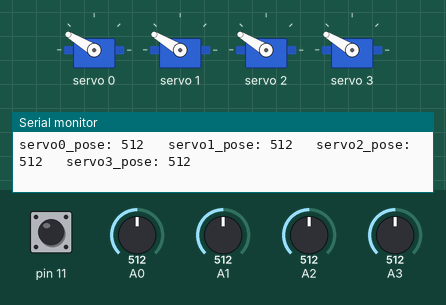
A sketch run on a simulated Arduino Uno, built with avr-gcc and run on an emulated ATmega328P. Shown: 4 × servo, the last lines printed to the serial monitor. The inputs (shaded band) are chosen by the test bench; at power-on: A0 = 512, A1 = 512, A2 = 512, A3 = 512, pin 11 HIGH.

Above: at 1.2 s.
1.3 s: A0 set to 538
At 3.0 s:
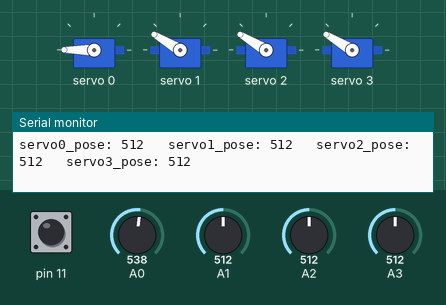
4.3 s: A1 set to 490
At 4.7 s:
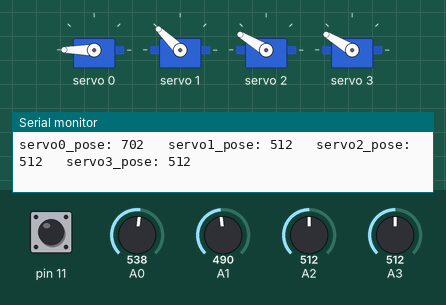
7.3 s: A2 set to 541
At 9.85 s:
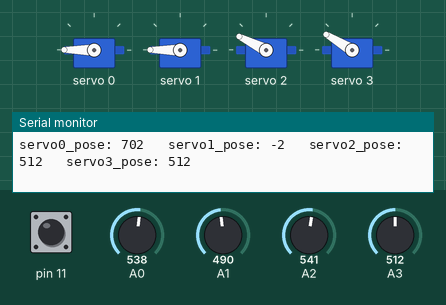
10.3 s: A3 set to 710
At 13.1 s:
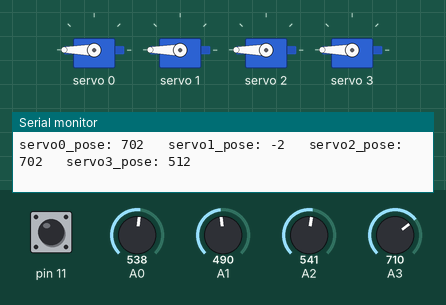
13.3 s: pin 11 pulled LOW for 1 s
At 16.8 s:
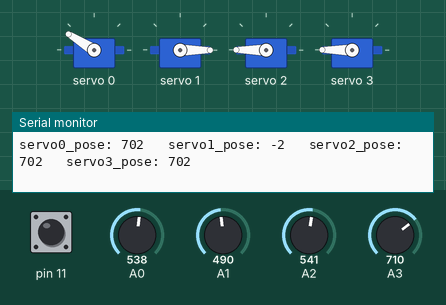
Timing chart, 0 to 26.6 s (numbered marks = the images above; inputs shaded):
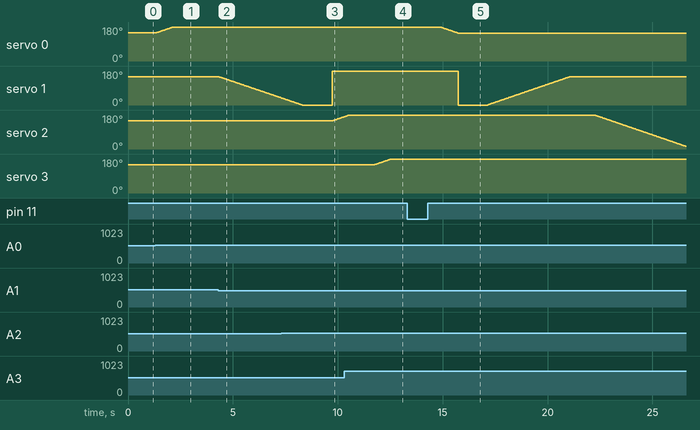

The sketch:

Robotic_Arm_RTH.ino
```cpp
#include <Wire.h>
#include <Adafruit_PWMServoDriver.h>

Adafruit_PWMServoDriver pwm = Adafruit_PWMServoDriver();

int joystick0, joystick1, joystick2, joystick3;
int servo0_pose, servo1_pose, servo2_pose, servo3_pose;

int joy_prev, joy_new, joy_init;
int old_pose;
int servo_current_pose;

int RTH_delay = 20;
int speed = 20;  // Enter speed Here (0-100)%


// ====================== Controller ==================


class joystick_controller {

  int pose[2];
public:

  int correct_pos;
  int temp = 0;

  int stp_fluct(int value) {

    joy_new = value;
    temp = joy_new - joy_prev;

    if (abs(temp) < 10) {

      correct_pos = joy_prev;
      return correct_pos;

    } else {

      correct_pos = joy_new;
      joy_prev = joy_new;
      return correct_pos;
    }
  }

  // ============ we are not using now =================

  int* positions(int new_pose) {
    if (new_pose != old_pose) {
      pose[0] = old_pose;
      pose[1] = new_pose;
      old_pose = new_pose;
      return pose;
    } else {
      pose[0] = old_pose;
      pose[1] = old_pose;
      return pose;
    }
  }
};


// ======================= Robotic Arm ==============================

class robotic_Arm {
public:

  void movement(int* joystick, int* servo_pose, int pin_no) {


    if (*joystick > joy_init + 10) {

      moveForward(servo_pose, pin_no);

    } else if (*joystick < joy_init - 10) {
      movebackward(servo_pose, pin_no);
    }
    return;
  }


  void moveForward(int* servo_pose, int pin_no) {


    while (*servo_pose <= 700) {

      *servo_pose = *servo_pose + 2;
      pwm.setPWM(pin_no, 0, *servo_pose);

      //=============center condition to stop ========================

      if (pin_no == 0) {
        if (analogRead(A0) < joy_init + 10 && analogRead(A0) > joy_init - 10) {
          return;
        }

      } else if (pin_no == 1) {
        if (analogRead(A1) < joy_init + 10 && analogRead(A1) > joy_init - 10) {
          return;
        }

      } else if (pin_no == 2) {
        if (analogRead(A2) < joy_init + 10 && analogRead(A2) > joy_init - 10) {
          return;
        }
      } else {
        if (analogRead(A3) < joy_init + 10 && analogRead(A3) > joy_init - 10) {
          return;
        }
      }

      delay(speed);
    }
  }

  void movebackward(int* servo_pose, int pin_no) {

    while (*servo_pose >= 0) {

      *servo_pose = *servo_pose - 2;
      pwm.setPWM(pin_no, 0, *servo_pose);

      //=============center condition to stop ========================

      if (pin_no == 0) {
        if (analogRead(A0) < joy_init + 10 && analogRead(A0) > joy_init - 10) {
          return;
        }

      } else if (pin_no == 1) {
        if (analogRead(A1) < joy_init + 10 && analogRead(A1) > joy_init - 10) {
          return;
        }

      } else if (pin_no == 2) {
        if (analogRead(A2) < joy_init + 10 && analogRead(A2) > joy_init - 10) {
          return;
        }
      } else {
        if (analogRead(A3) < joy_init + 10 && analogRead(A3) > joy_init - 10) {
          return;
        }
      }

      delay(speed);
    }
  }
};


// ============== Return to home =========
void return_to_home(int RTH) {
  if (RTH == 0) {

    // for servo0

    if (servo0_pose > joy_init + 10) {
      while (servo0_pose >= joy_init) {

        servo0_pose = servo0_pose - 2;
        pwm.setPWM(0, 0, servo0_pose);
        delay(RTH_delay);
      }
    } else if (servo0_pose < joy_init - 10) {
      while (servo0_pose <= joy_init) {
        servo0_pose = servo0_pose + 2;
        pwm.setPWM(0, 0, servo0_pose);
        delay(RTH_delay);
      }
    }

    // for servo1

    if (servo1_pose > joy_init + 10) {
      while (servo1_pose >= joy_init) {

        servo1_pose = servo1_pose - 2;
        pwm.setPWM(1, 0, servo1_pose);
        delay(RTH_delay);
      }
    } else if (servo1_pose < joy_init - 10) {
      while (servo1_pose <= joy_init) {
        servo1_pose = servo1_pose + 2;
        pwm.setPWM(1, 0, servo1_pose);
        delay(RTH_delay);
      }
    }


    // for servo2

    if (servo2_pose > joy_init + 10) {
      while (servo1_pose >= joy_init) {

        servo2_pose = servo2_pose - 2;
        pwm.setPWM(2, 0, servo2_pose);
        delay(RTH_delay);
      }
    } else if (servo2_pose < joy_init - 10) {
      while (servo2_pose <= joy_init) {
        servo2_pose = servo2_pose + 2;
        pwm.setPWM(2, 0, servo2_pose);
        delay(RTH_delay);
      }
    }


    //for servo3

    if (servo3_pose > joy_init + 10) {
      while (servo3_pose >= joy_init) {

        servo3_pose = servo3_pose - 2;
        pwm.setPWM(3, 0, servo3_pose);
        delay(RTH_delay);
      }
    } else if (servo3_pose < joy_init - 10) {
      while (servo3_pose <= joy_init) {
        servo3_pose = servo3_pose + 2;
        pwm.setPWM(3, 0, servo3_pose);
        delay(RTH_delay);
      }
    }
  }
}


// ============= objects here===============

joystick_controller controller;
robotic_Arm Servo_movement;
int* data;


// ================= main code ===========================


void setup() {


  Serial.begin(9600);
  pwm.begin();
  pwm.setPWMFreq(60);
  delay(10);
  joy_prev = analogRead(A0);
  joy_init = joy_prev;
  old_pose = joy_prev;

  pinMode(11, INPUT_PULLUP);

  servo0_pose = joy_init;
  servo1_pose = joy_init;
  servo2_pose = joy_init;
  servo3_pose = joy_init;


  // set value to initial joystick value
  pwm.setPWM(0, 0, servo0_pose);
  pwm.setPWM(1, 0, servo1_pose);
  pwm.setPWM(2, 0, servo2_pose);
  pwm.setPWM(3, 0, servo3_pose);
}


// ========================= Loop ===============================


void loop() {

  // so that value mil sake
  joystick0 = analogRead(A0);
  joystick1 = analogRead(A1);
  joystick2 = analogRead(A2);
  joystick3 = analogRead(A3);

  joystick0 = controller.stp_fluct(joystick0);
  joystick1 = controller.stp_fluct(joystick1);
  joystick2 = controller.stp_fluct(joystick2);
  joystick3 = controller.stp_fluct(joystick3);

  Servo_movement.movement(&joystick0, &servo0_pose, 0);
  Servo_movement.movement(&joystick1, &servo1_pose, 1);
  Servo_movement.movement(&joystick2, &servo2_pose, 2);
  Servo_movement.movement(&joystick3, &servo3_pose, 3);

  Serial.print("servo0_pose: ");
  Serial.print(servo0_pose);
  Serial.print("   servo1_pose: ");
  Serial.print(servo1_pose);
  Serial.print("   servo2_pose: ");
  Serial.print(servo2_pose);
  Serial.print("   servo3_pose: ");
  Serial.print(servo3_pose);

  int RTH = digitalRead(11);
  return_to_home(RTH);

  Serial.println();
}
```

Measured:
- the behaviour switches between 522 and 523 on A0 (found by bisection; images 0 and 1)
- the behaviour switches between 502 and 501 on A1 (found by bisection; images 1 and 2)
- the behaviour switches between 522 and 523 on A2 (found by bisection; images 2 and 3)
- after the input at 1.3 s, servo 0: moves from 149° to 180° over 0.79 s, starting after 0.05 s
- after the input at 4.3 s, servo 1: moves from 149° to 38° over 2.9 s, starting after 0.06 s
- after the input at 7.3 s, servo 2: moves from 149° to 171° over 0.54 s, starting after 2.5 s
- after the input at 10.3 s, servo 3: moves from 149° to 180° over 0.79 s, starting after 1.4 s
- after the input at 13.3 s, servo 0: moves from 180° to 148° over 0.81 s, starting after 1.6 s; servo 2: moves from 180° to 14° over 4.3 s, starting after 8.9 s
